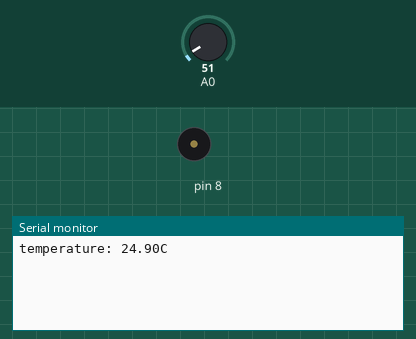
Simulated run of this sketch. Board: Arduino Uno, built with avr-gcc and run on an emulated ATmega328P. Shown: buzzer (waves = sounding), the last lines printed to the serial monitor. The inputs (shaded band) are chosen by the test bench; at power-on: A0 = 51.

Above: at 1.2 s.
1.3 s: A0 set to 23
At 2.2 s:
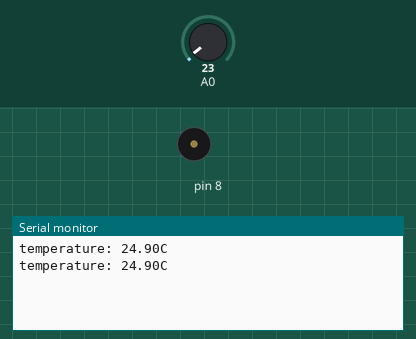
2.8 s: A0 set to 18
At 3.5 s:
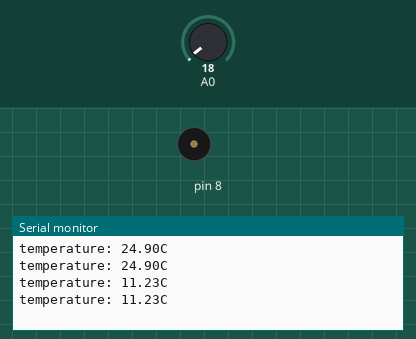
4.6 s: A0 set to 30
At 5.6 s:
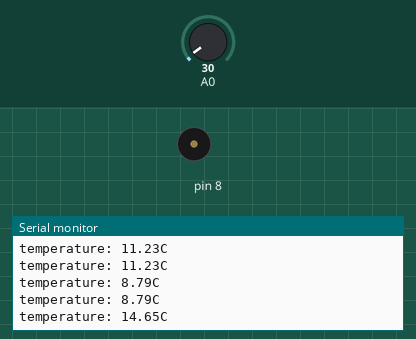
6.1 s: A0 set to 15
At 6.7 s:
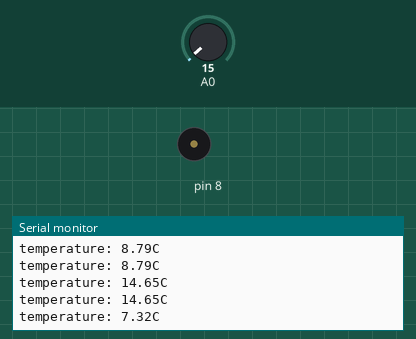
Timing chart, 0 to 8.6 s (numbered marks = the images above; inputs shaded):
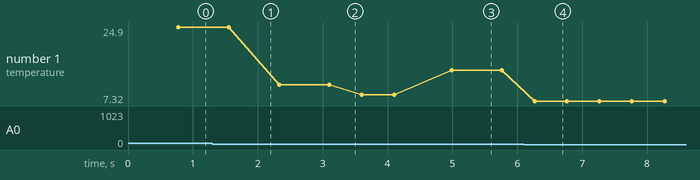

The sketch:

Lesson7_1.ino
```cpp
//项目七 – 温度报警器
float sinVal;
int toneVal;
unsigned long tepTimer ;

void setup(){
    pinMode(8, OUTPUT);        // 蜂鸣器引脚设置
    Serial.begin(9600);        //设置波特率为9600 bps
}

void loop(){
    int val;               // 用于存储LM35读到的值
    double data;          //用于存储已转换的温度值
    val=analogRead(0);   //LM35连到模拟口，并从模拟口读值
    data = (double) val * (5/10.24);  // 得到电压值，通过公式换成温度

    if(data>10){        //  如果温度大于27，蜂鸣器响
          for(int x=0; x<180; x++){
            //将sin函数角度转化为弧度
            sinVal = (sin(x*(3.1412/180)));
            //用sin函数值产生声音的频率
            toneVal = 2000+(int(sinVal*1000));
            //给引脚8一个
            tone(8, toneVal);
            delay(2);
     }
    } else {    // 如果温度小于27，关闭蜂鸣器
           noTone(8);          //关闭蜂鸣器
    }

    if(millis() - tepTimer > 500){     // 每500ms，串口输出一次温度值
             tepTimer = millis();
             Serial.print("temperature: ");     // 串口输出“温度”
             Serial.print(data);               // 串口输出温度值
             Serial.println("C");              // 串口输出温度单位
       }
}
```

Measured:
- after the input at 1.3 s, tone on pin 8: stays silent (without the input it goes to 2615 Hz after 1.5 s)
- after the input at 2.8 s, tone on pin 8: stays silent (without the input it goes to 2454 Hz after 1.8 s)
- after the input at 4.6 s, the serial monitor: prints a new line after 0.39 s (image 3)
- after the input at 6.1 s, the serial monitor: prints a new line after 0.17 s (image 4)
- plotted number 1: 24.9 → 11.23 after the input at 1.3 s, 11.23 → 8.79 after the input at 2.8 s, 8.79 → 14.65 after the input at 4.6 s, 14.65 → 7.32 after the input at 6.1 s
